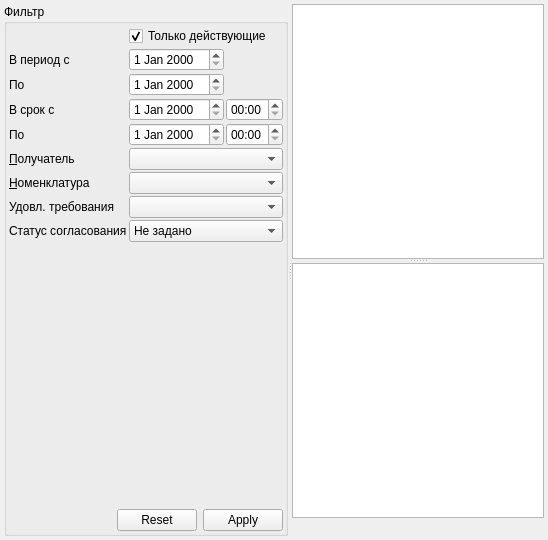
         <widget class="QWidget" name="tabMyRequisitions">
          <attribute name="title">
           <string>Мои требования</string>
          </attribute>
          <layout class="QGridLayout" name="gridLayout_6">
           <property name="margin">
            <number>4</number>
           </property>
           <property name="spacing">
            <number>4</number>
           </property>
           <item row="0" column="0">
            <widget class="QSplitter" name="splitterMRs">
             <property name="orientation">
              <enum>Qt::Horizontal</enum>
             </property>
             <property name="childrenCollapsible">
              <bool>false</bool>
             </property>
             <widget class="QGroupBox" name="grpMRFilter">
              <property name="title">
               <string>Фильтр</string>
              </property>
              <layout class="QGridLayout" name="gridLayout_5">
               <property name="margin">
                <number>2</number>
               </property>
               <property name="spacing">
                <number>2</number>
               </property>
               <item row="1" column="0">
                <widget class="QLabel" name="lblMRsFilterBegDate">
                 <property name="sizePolicy">
                  <sizepolicy hsizetype="Maximum" vsizetype="Preferred">
                   <horstretch>0</horstretch>
                   <verstretch>0</verstretch>
                  </sizepolicy>
                 </property>
                 <property name="text">
                  <string>В период с</string>
                 </property>
                </widget>
               </item>
               <item row="1" column="1">
                <widget class="CDateEdit" name="edtMRsFilterBegDate">
                 <property name="sizePolicy">
                  <sizepolicy hsizetype="Maximum" vsizetype="Fixed">
                   <horstretch>0</horstretch>
                   <verstretch>0</verstretch>
                  </sizepolicy>
                 </property>
                </widget>
               </item>
               <item row="2" column="0">
                <widget class="QLabel" name="lblMRsFilterEndDate">
                 <property name="sizePolicy">
                  <sizepolicy hsizetype="Maximum" vsizetype="Preferred">
                   <horstretch>0</horstretch>
                   <verstretch>0</verstretch>
                  </sizepolicy>
                 </property>
                 <property name="text">
                  <string>По</string>
                 </property>
                 <property name="buddy">
                  <cstring>edtMRsFilterEndDate</cstring>
                 </property>
                </widget>
               </item>
               <item row="2" column="1">
                <widget class="CDateEdit" name="edtMRsFilterEndDate">
                 <property name="sizePolicy">
                  <sizepolicy hsizetype="Maximum" vsizetype="Fixed">
                   <horstretch>0</horstretch>
                   <verstretch>0</verstretch>
                  </sizepolicy>
                 </property>
                </widget>
               </item>
               <item row="5" column="0">
                <widget class="QLabel" name="lblMRsFilterOrgStructure">
                 <property name="sizePolicy">
                  <sizepolicy hsizetype="Maximum" vsizetype="Preferred">
                   <horstretch>0</horstretch>
                   <verstretch>0</verstretch>
                  </sizepolicy>
                 </property>
                 <property name="text">
                  <string>&amp;Получатель</string>
                 </property>
                 <property name="buddy">
                  <cstring>cmbMRsFilterOrgStructure</cstring>
                 </property>
                </widget>
               </item>
               <item row="9" column="0">
                <spacer name="verticalSpacer_3">
                 <property name="orientation">
                  <enum>Qt::Vertical</enum>
                 </property>
                 <property name="sizeHint" stdset="0">
                  <size>
                   <width>20</width>
                   <height>265</height>
                  </size>
                 </property>
                </spacer>
               </item>
               <item row="3" column="1">
                <widget class="CDateEdit" name="edtMRsFilterBegDeadlineDate">
                 <property name="sizePolicy">
                  <sizepolicy hsizetype="Maximum" vsizetype="Fixed">
                   <horstretch>0</horstretch>
                   <verstretch>0</verstretch>
                  </sizepolicy>
                 </property>
                </widget>
               </item>
               <item row="4" column="1">
                <widget class="CDateEdit" name="edtMRsFilterEndDeadlineDate">
                 <property name="sizePolicy">
                  <sizepolicy hsizetype="Maximum" vsizetype="Fixed">
                   <horstretch>0</horstretch>
                   <verstretch>0</verstretch>
                  </sizepolicy>
                 </property>
                </widget>
               </item>
               <item row="3" column="0">
                <widget class="QLabel" name="lblMRsFilterBegDeadlineDate">
                 <property name="text">
                  <string>В срок с</string>
                 </property>
                 <property name="buddy">
                  <cstring>edtMRsFilterBegDeadlineDate</cstring>
                 </property>
                </widget>
               </item>
               <item row="4" column="0">
                <widget class="QLabel" name="lblMRsFilterEndDeadlineDate">
                 <property name="sizePolicy">
                  <sizepolicy hsizetype="Maximum" vsizetype="Preferred">
                   <horstretch>0</horstretch>
                   <verstretch>0</verstretch>
                  </sizepolicy>
                 </property>
                 <property name="text">
                  <string>По</string>
                 </property>
                 <property name="buddy">
                  <cstring>edtMRsFilterEndDeadlineDate</cstring>
                 </property>
                </widget>
               </item>
               <item row="1" column="2">
                <spacer name="horizontalSpacer_15">
                 <property name="orientation">
                  <enum>Qt::Horizontal</enum>
                 </property>
                 <property name="sizeHint" stdset="0">
                  <size>
                   <width>40</width>
                   <height>20</height>
                  </size>
                 </property>
                </spacer>
               </item>
               <item row="4" column="2">
                <widget class="QTimeEdit" name="edtMRsFilterEndDeadlineTime">
                 <property name="sizePolicy">
                  <sizepolicy hsizetype="Maximum" vsizetype="Fixed">
                   <horstretch>0</horstretch>
                   <verstretch>0</verstretch>
                  </sizepolicy>
                 </property>
                 <property name="displayFormat">
                  <string>HH:mm</string>
                 </property>
                 <property name="calendarPopup">
                  <bool>false</bool>
                 </property>
                </widget>
               </item>
               <item row="3" column="2">
                <widget class="QTimeEdit" name="edtMRsFilterBegDeadlineTime">
                 <property name="sizePolicy">
                  <sizepolicy hsizetype="Maximum" vsizetype="Fixed">
                   <horstretch>0</horstretch>
                   <verstretch>0</verstretch>
                  </sizepolicy>
                 </property>
                 <property name="displayFormat">
                  <string>HH:mm</string>
                 </property>
                 <property name="calendarPopup">
                  <bool>false</bool>
                 </property>
                </widget>
               </item>
               <item row="2" column="2">
                <spacer name="horizontalSpacer_16">
                 <property name="orientation">
                  <enum>Qt::Horizontal</enum>
                 </property>
                 <property name="sizeHint" stdset="0">
                  <size>
                   <width>40</width>
                   <height>20</height>
                  </size>
                 </property>
                </spacer>
               </item>
               <item row="6" column="0">
                <widget class="QLabel" name="lblMRsFilterNomenclature">
                 <property name="text">
                  <string>&amp;Номенклатура</string>
                 </property>
                 <property name="buddy">
                  <cstring>cmbMRsFilterNomenclature</cstring>
                 </property>
                </widget>
               </item>
               <item row="6" column="1" colspan="2">
                <widget class="CNomenclatureComboBox" name="cmbMRsFilterNomenclature">
                 <property name="sizePolicy">
                  <sizepolicy hsizetype="Expanding" vsizetype="Fixed">
                   <horstretch>0</horstretch>
                   <verstretch>0</verstretch>
                  </sizepolicy>
                 </property>
                </widget>
               </item>
               <item row="5" column="1" colspan="2">
                <widget class="CStorageComboBox" name="cmbMRsFilterOrgStructure">
                 <property name="sizePolicy">
                  <sizepolicy hsizetype="Expanding" vsizetype="Fixed">
                   <horstretch>0</horstretch>
                   <verstretch>0</verstretch>
                  </sizepolicy>
                 </property>
                </widget>
               </item>
               <item row="10" column="0" colspan="3">
                <layout class="QHBoxLayout" name="horizontalLayout_4">
                 <item>
                  <spacer name="horizontalSpacer_10">
                   <property name="orientation">
                    <enum>Qt::Horizontal</enum>
                   </property>
                   <property name="sizeHint" stdset="0">
                    <size>
                     <width>40</width>
                     <height>20</height>
                    </size>
                   </property>
                  </spacer>
                 </item>
                 <item>
                  <widget class="CApplyResetDialogButtonBox" name="bbxMRsFilter">
                   <property name="sizePolicy">
                    <sizepolicy hsizetype="Maximum" vsizetype="Fixed">
                     <horstretch>0</horstretch>
                     <verstretch>0</verstretch>
                    </sizepolicy>
                   </property>
                   <property name="standardButtons">
                    <set>QDialogButtonBox::Apply|QDialogButtonBox::Reset</set>
                   </property>
                  </widget>
                 </item>
                </layout>
               </item>
               <item row="0" column="1" colspan="2">
                <widget class="QCheckBox" name="chkMRsFilterOnlyActive">
                 <property name="text">
                  <string>Только действующие</string>
                 </property>
                 <property name="checked">
                  <bool>true</bool>
                 </property>
                </widget>
               </item>
               <item row="7" column="0">
                <widget class="QLabel" name="lblMRsFilterSatisfied">
                 <property name="text">
                  <string>Удовл. требования</string>
                 </property>
                </widget>
               </item>
               <item row="7" column="1" colspan="2">
                <widget class="QComboBox" name="cmbMRsFilterSatisfied"/>
               </item>
               <item row="8" column="0">
                <widget class="QLabel" name="lblMRsFilterAgreement">
                 <property name="text">
                  <string>Статус согласования</string>
                 </property>
                </widget>
               </item>
               <item row="8" column="1" colspan="2">
                <widget class="QComboBox" name="cmbMRsFilterAgreement">
                 <item>
                  <property name="text">
                   <string>Не задано</string>
                  </property>
                 </item>
                 <item>
                  <property name="text">
                   <string>Не согласовано</string>
                  </property>
                 </item>
                 <item>
                  <property name="text">
                   <string>Согласовано</string>
                  </property>
                 </item>
                 <item>
                  <property name="text">
                   <string>Отклонено</string>
                  </property>
                 </item>
                </widget>
               </item>
              </layout>
             </widget>
             <widget class="QWidget" name="pnlMRs" native="true">
              <layout class="QGridLayout" name="gridLayout_10">
               <property name="margin">
                <number>0</number>
               </property>
               <property name="spacing">
                <number>4</number>
               </property>
               <item row="0" column="0">
                <widget class="QSplitter" name="splitterMRsContent">
                 <property name="orientation">
                  <enum>Qt::Vertical</enum>
                 </property>
                 <property name="childrenCollapsible">
                  <bool>false</bool>
                 </property>
                 <widget class="CExtendedSelectionTableView" name="tblMRs"/>
                 <widget class="CExtendedSelectionTableView" name="tblMRContent"/>
                </widget>
               </item>
               <item row="1" column="0">
                <widget class="QLabel" name="lblMRs">
                 <property name="sizePolicy">
                  <sizepolicy hsizetype="Expanding" vsizetype="Fixed">
                   <horstretch>0</horstretch>
                   <verstretch>0</verstretch>
                  </sizepolicy>
                 </property>
                 <property name="frameShape">
                  <enum>QFrame::NoFrame</enum>
                 </property>
                 <property name="frameShadow">
                  <enum>QFrame::Plain</enum>
                 </property>
                 <property name="text">
                  <string/>
                 </property>
                </widget>
               </item>
              </layout>
             </widget>
            </widget>
           </item>
          </layout>
         </widget>
